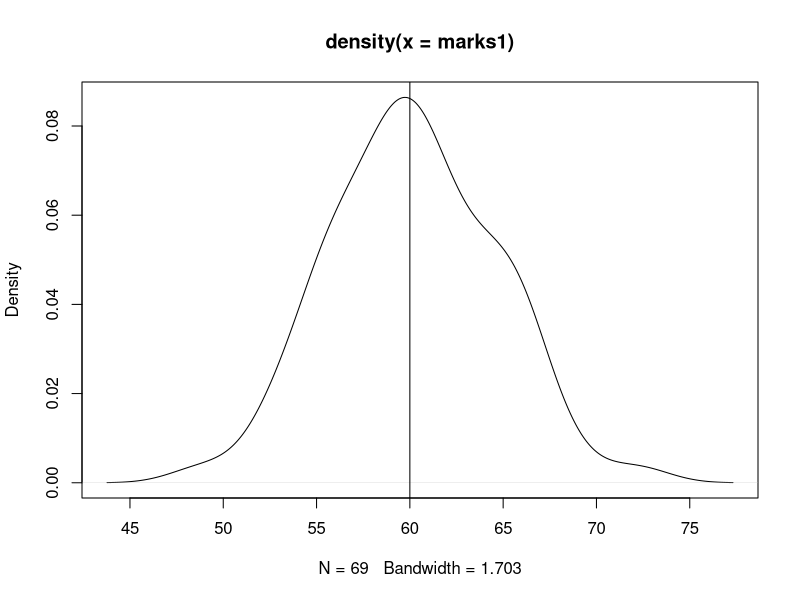

Source code (R):
#datafrmae
#rollno, name, age, gender, course, marks1, marks2
(rollno=1:69)
(name=paste('student',1:69,sep='-'))
?runif
set.seed(1234)
(age = round(runif(69,18,25),0))
(height=round(runif(50,150,200),0))
set.seed(1)
(gender=sample(x=c('M','F'),size=69,replace=T,prob = c(.7,.3)))
table(gender)
prop.table(table(gender))
rep('M',4)
gender2= c(rep('M',13),rep('F',69-13))
table(gender2)
prop.table(table(gender2))
(marks1=rnorm(69,mean=60,sd=5))
sd(marks1)
mean(marks1)
plot(density(marks1))
abline(v=60)
(marks2=rnorm(69,mean=70,sd=7))
(df=data.frame(rollno,name,gender,age,marks1,marks2))
df[,5]
tail(df)
df$marks1
df[1:3,c('rollno','marks1','marks2')]
print(summary(df))
str(df)
class(df)
nrow(df)
ncol(df)
dim(df)
names(df)

df[age > 21 & age < 23,1:2]
nrow(df[age>21 & age < 23,1:2])
df[age> 22 & gender=='M',1:6]
df[age>21 & marks1>40 & marks2>40 & gender=='F',1:6]
df[order(df$marks1),]
df[order(df$age,decreasing = T),]   #decending order
df[order(df$gender,df$age),]        
df[order(df$gender, -df$age),]   #nested sorting
#plot(density(marks1,marks2))
#plot(density(age))
mean(age)
aggregate(df$marks1, by=list(df$gender),mean)
aggregate(df$marks1,by=list(df$gender),sum)
aggregate(cbind(df$marks1,df$marks2),by=list(df$gender),mean)
aggregate(cbind(marks1,marks2) ~ gender,data = df, FUN = mean)#better than upper one
aggregate(marks1 ~ gender,data=df, FUN = mean)
#day one completed with success.